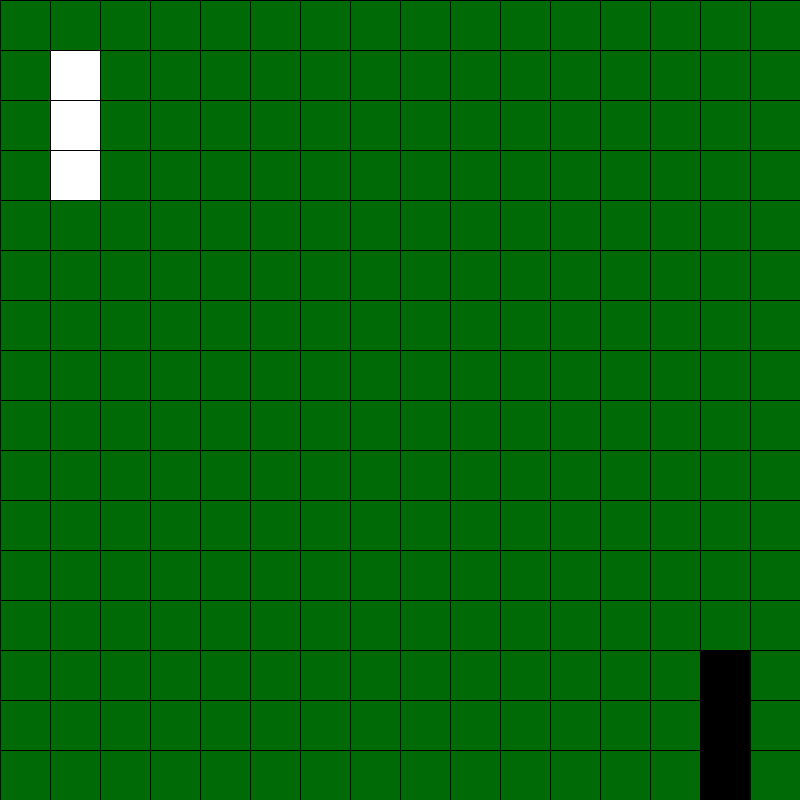
Frame 1 (no input)
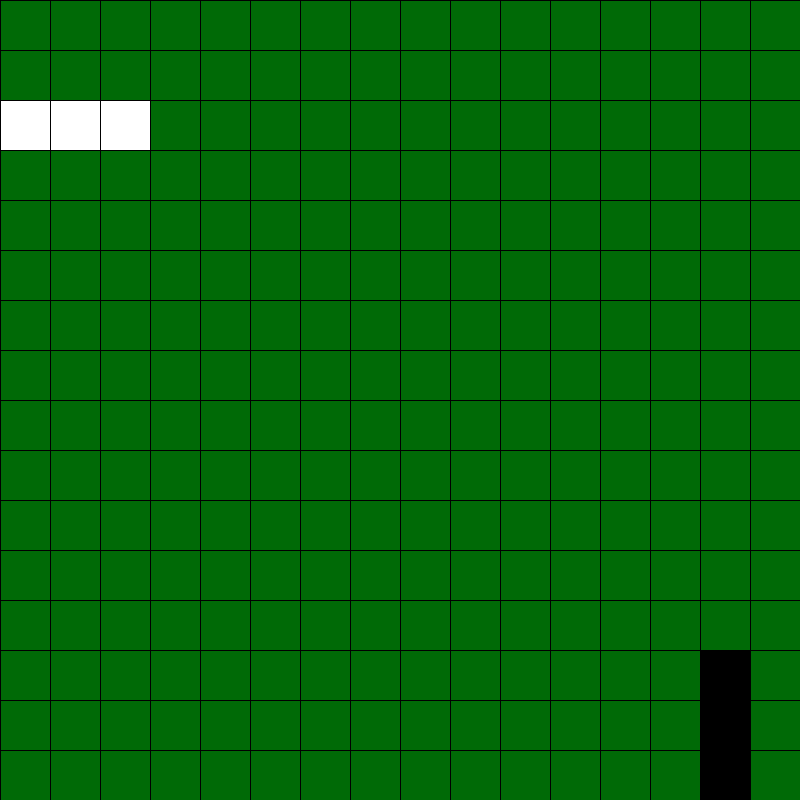
Frame 60 (the mouse pressed at the canvas centre just before this capture)
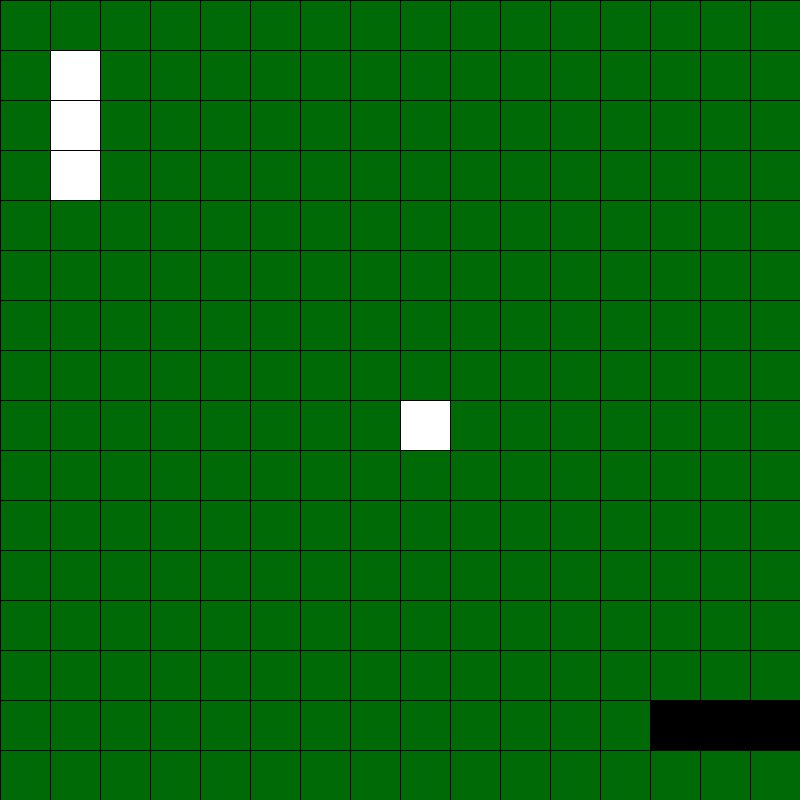
Frame 120 (the mouse held since frame 60 and released just before this capture)

The Processing sketch that drew these frames (run headless with seeded random() and noise(); from frame 60 on, the mouse is pressed at the canvas centre):

// Processing sketch: oselife
// ── oselife.pde
int size = 2 * 8;

String[][] cell = new String[size][size];
String turn;

float d = 800.0/size;

void setup() {
  for (int i = 0; i < size; i++)
    for (int j = 0; j < size; j++)
      cell[i][j] = "green";


  cell[1][1] = "white";
  cell[1][2] = "white";
  cell[1][3] = "white";
  cell[size - 2][size - 1] = "black";
  cell[size - 2][size - 2] = "black";
  cell[size - 2][size - 3] = "black";

  /*
  cell[size/2-2][size/2-2] = "black";
   cell[size/2-1][size/2-1] = "black";
   cell[size/2-1][size/2-2] = "black";
   cell[size/2-2][size/2-1] = "black";
   
   cell[size/2]  [size/2] = "black";
   cell[size/2+1][size/2] = "black";
   cell[size/2+1][size/2+1] = "black";
   cell[size/2]  [size/2+1] = "black";
   
   cell[size/2-2][size/2] = "white";
   cell[size/2-1][size/2] = "white";
   cell[size/2-1][size/2+1] = "white";
   cell[size/2-2][size/2+1] = "white";
   
   cell[size/2]  [size/2-2] = "white";
   cell[size/2+1][size/2-1] = "white";
   cell[size/2+1][size/2-2] = "white";
   cell[size/2]  [size/2-1] = "white";
   */
  turn = "white";


  size(800, 800);
  frameRate(7);
}

void draw() {
  for (int i = 0; i < size; i++) {
    for (int j = 0; j < size; j++) {
      switch(cell[i][j]) {
      case "white":
        fill(255);
        break;
      case "black":
        fill(0);
        break;
      case "green":
        fill(#006A06);
        break;
      default:
        println("cell bug tteru");
      }
      square(d*i, d*j, d);
    }
  }

  lifeUpdate();
}

void mousePressed() {
  int i = floor(mouseX/(800.0/size));
  int j = floor(mouseY/(800.0/size));
  println(i+","+j);
  if (cell[i][j] == "green") {
    flip(i, j);
    changeTurn();
  }
}

void flip(int i, int j) {
  cell[i][j] = turn;

  for (int v=-1; v<=1; v++) {
    for (int h=-1; h<=1; h++) {
      if (v == 0 && h == 0) {
        continue;
      }
      for (int d=1; (v*d+i < size) && (v*d+i >= 0) && (h*d+j < size) && (h*d+j >= 0); d++) {
        if (cell[v*d+i][h*d+j] == turn) {
          for (int m=d; m>0; m--) {
            cell[v*m+i][h*m+j] = turn;
          }
          break;
        } else if (cell[v*d+i][h*d+j] == "green") {
          break;
        }
      }
    }
  }
}

void changeTurn() {
  if (turn == "white") {
    turn = "black";
  } else if (turn == "black") {
    turn = "white";
  } else {
    println("turn bug tteru");
  }
}

void lifeUpdate() {
  int[][] count = new int[size][size];

  for (int i = 0; i<size; i++) {
    for (int j = 0; j<size; j++) {
      count[i][j] += (cell[i][(size+j-1) % size] == turn) ? 1 : 0;
      count[i][j] += (cell[i][(size+j+1) % size] == turn) ? 1 : 0;
      count[i][j] += (cell[(size+i-1) % size][j] == turn) ? 1 : 0;
      count[i][j] += (cell[(size+i-1) % size][(size+j-1) % size] == turn) ? 1 : 0;
      count[i][j] += (cell[(size+i-1) % size][(size+j+1) % size] == turn) ? 1 : 0;
      count[i][j] += (cell[(size+i+1) % size][j] == turn) ? 1 : 0;
      count[i][j] += (cell[(size+i+1) % size][(size+j-1) % size] == turn) ? 1 : 0;
      count[i][j] += (cell[(size+i+1) % size][(size+j+1) % size] == turn) ? 1 : 0;
    }
  }

  for (int i = 0; i<size; i++) {
    for (int j = 0; j<size; j++) {
      if (cell[i][j] == "green" && count[i][j] == 3) {
        cell[i][j] = turn;
      } else if (cell[i][j] == turn && (count[i][j] == 3 || count[i][j] == 2)) {
        cell[i][j] = turn;
      } else if (cell[i][j] == turn) {
        cell[i][j] = "green";
      }
    }
  }
}
